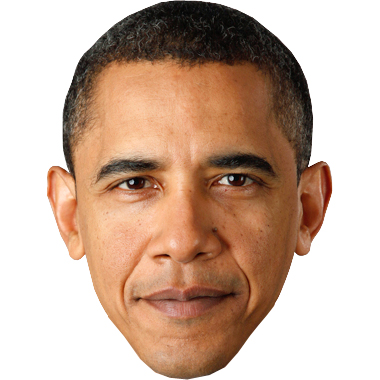
#> input picture LegoMosaic/tests/obama.jpg, 380 x 380 px
$ python -i core.py   (imports and definitions only)
#> lines starting #> are read from the running program, lines starting #| are printed output that depends on the picture
import os

import PIL.Image as Image

import LegoMosaic.const


color_palette = [ #LegoMosaic.const.COLOR_YELLOW,
                  LegoMosaic.const.COLOR_WHITE,
                  LegoMosaic.const.COLOR_GREY_LIGHT,
                  LegoMosaic.const.COLOR_GREY_DARK,
                  LegoMosaic.const.COLOR_BLACK ]


def process_image( image_path ):
#> called with image_path = 'tests/obama.jpg'
	source_image = Image.open( image_path )
#> source_image is the input picture: PIL image 380x380 RGB; mean R, G, B 202.9, 176.7, 159.8
	source_size = source_image.size
#> source_size = (380, 380)
	source_image = source_image.resize( ( 48, 48 ) )
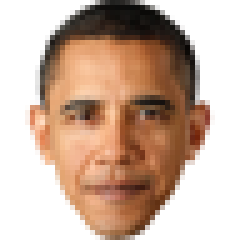
#> source_image: PIL image 48x48 RGB (shown 5 times larger); mean R, G, B 202.6, 176.4, 159.5

	output_image = source_image.convert( 'RGB' ).convert( 'P', palette = Image.ADAPTIVE, colors = len( color_palette ) )
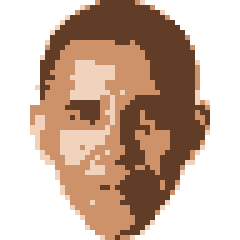
#> output_image: PIL image 48x48 P (shown 5 times larger); mean R, G, B 202.7, 178.1, 162
	#output_image.putpalette( [ i for color in color_palette for i in color ] )

	output_image = output_image.resize( source_size )
#> output_image: PIL image 380x380 P

	output_image.save( image_path + '.output.gif' )


def run( ):
	for image_path in LegoMosaic.const.TEST_FACES:
		process_image( image_path )

>>> result = process_image('tests/obama.jpg')

$ run again, on LegoMosaic/tests/walken.jpg
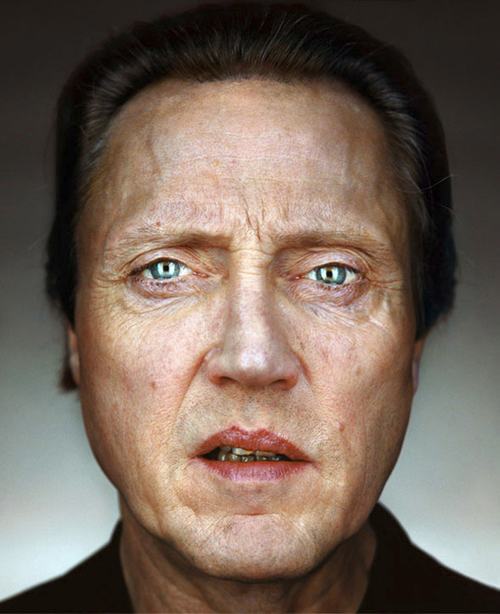
#> input picture LegoMosaic/tests/walken.jpg, 500 x 614 px
#> in process_image, source_image is the input picture: PIL image 500x614 RGB; mean R, G, B 119.1, 102.9, 91.1
#> in process_image, `source_image = source_image.resize( ( 48, 48 ) )`:
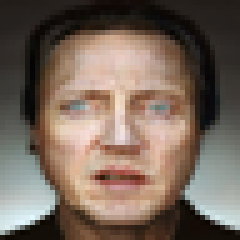
#> source_image: PIL image 48x48 RGB (shown 5 times larger); mean R, G, B 119.1, 102.9, 91.1
#> in process_image, `output_image = output_image.resize( source_size )`:
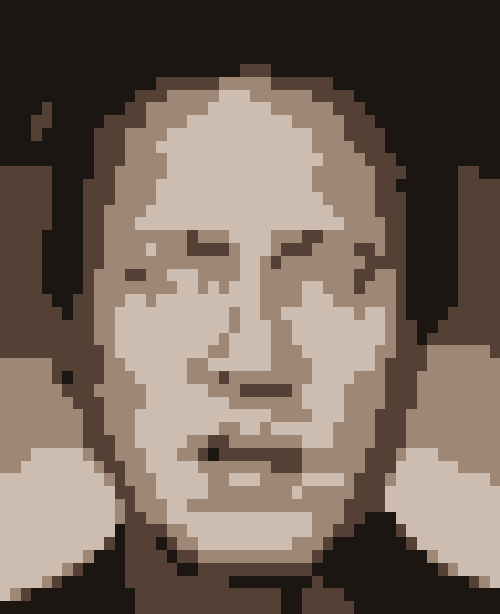
#> output_image: PIL image 500x614 P; mean R, G, B 116.8, 101.3, 90.2
